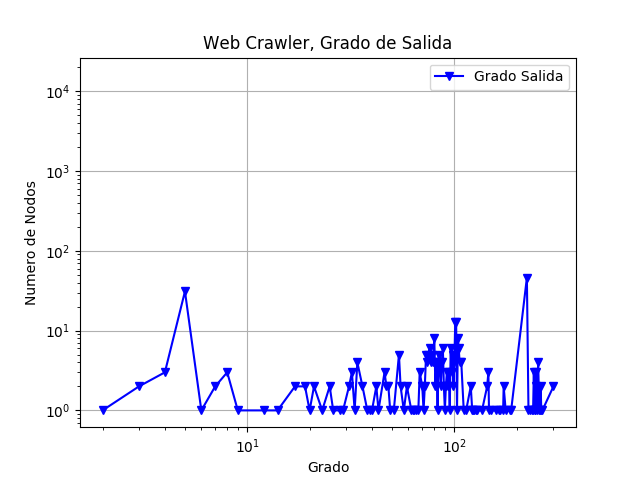

Generate this figure with Python:
import networkx as nx
import matplotlib.pyplot as plt
G = nx.read_gml("heroku.gml")
out_degrees = dict(G.out_degree())
out_values = sorted(set(out_degrees.values()))
out_hist = [list(out_degrees.values()).count(x) for x in out_values]

plt.figure()
plt.grid(True)
plt.loglog(out_values, out_hist, 'bv-')
plt.legend(['Grado Salida'])
plt.xlabel('Grado')
plt.ylabel('Numero de Nodos')
plt.title('Web Crawler, Grado de Salida')
plt.savefig('salidaL.png')
plt.show()